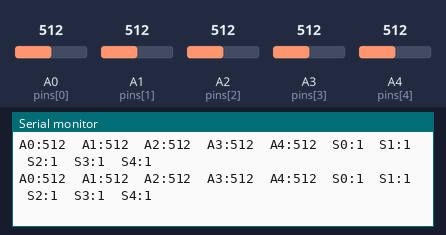
This sketch was run on a simulated Arduino Uno, built with avr-gcc and run on an emulated ATmega328P. Shown: the last lines printed to the serial monitor. The test bench sets the inputs (shaded band); at power-on: A0 (pins[0]) = 512, A1 (pins[1]) = 512, A2 (pins[2]) = 512, A3 (pins[3]) = 512, A4 (pins[4]) = 512.

Above: at 1.3 s.
1.4 s: A0 (pins[0]) set to 398
At 1.44 s:
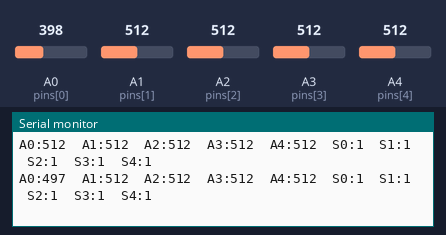
4.4 s: A0 (pins[0]) set to 364
At 4.42 s:
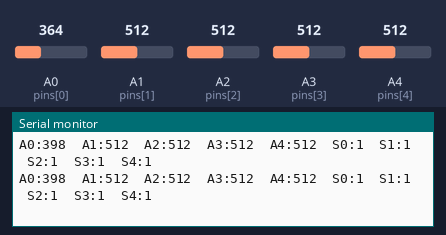
6.2 s: A1 (pins[1]) set to 393
At 6.21 s:
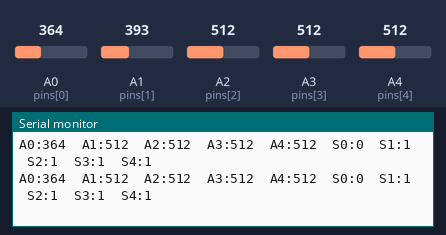
9.2 s: A1 (pins[1]) set to 373
At 9.51 s:
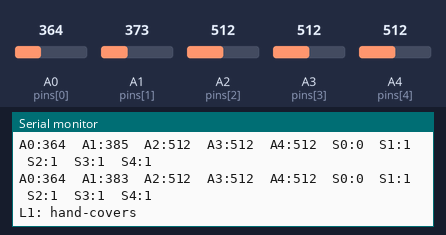
10.7 s: A2 (pins[2]) set to 398
At 10.73 s:
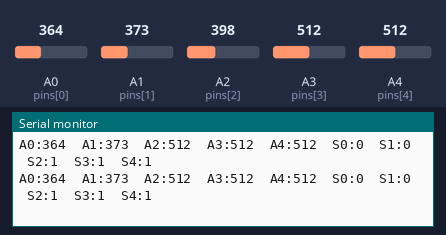
13.7 s: A2 (pins[2]) set to 373
At 13.71 s:
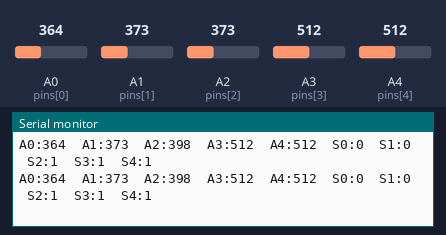
Timing chart, 0 to 16.2 s (numbered marks = the images above; inputs shaded):
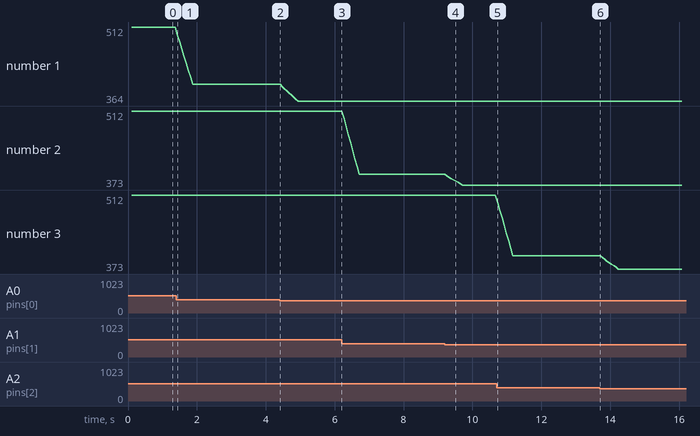

The sketch:

Arduino_serial.ino
```cpp
const int NUM_SENSORS = 5;
const int pins[NUM_SENSORS] = {A0, A1, A2, A3, A4};

// ---------- smoothing ----------
const int N = 8;                 // moving average window
static long acc[NUM_SENSORS];    // running sums
static int  buf[NUM_SENSORS][N]; // ring buffers
static int  idx = 0;

// ---------- thresholding (with hysteresis to avoid flicker) ----------
const int TH_LOW  = 380;         // go to 0 if <= TH_LOW
const int TH_HIGH = 420;         // go to 1 if >= TH_HIGH
static int state[NUM_SENSORS];   // 0 = hand-covers, 1 = hand-not-covers

// Toggle this to show human-readable messages on state changes
#define PRINT_STATUS_CHANGES 1   // set to 0 if you only want plotting

void setup() {
  Serial.begin(9600);            // match your Plotter/Monitor baud
  analogReference(DEFAULT);
  // Optional: force a known initial state by reading once
  for (int i = 0; i < NUM_SENSORS; i++) {
    int v = analogRead(pins[i]);
    for (int k = 0; k < N; k++) buf[i][k] = v;
    acc[i] = (long)v * N;
    state[i] = (v >= TH_HIGH) ? 1 : 0;
  }
  delay(100);
}

void loop() {
  // Update moving averages
  for (int i = 0; i < NUM_SENSORS; i++) {
    int raw = analogRead(pins[i]);
    acc[i] -= buf[i][idx];
    buf[i][idx] = raw;
    acc[i] += raw;
  }
  idx = (idx + 1) % N;

  int avg[NUM_SENSORS];
  int dig[NUM_SENSORS];

  // Threshold with hysteresis + detect changes
  for (int i = 0; i < NUM_SENSORS; i++) {
    avg[i] = acc[i] / N;               // smoothed 0..1023

    int prev = state[i];
    if (state[i] == 0 && avg[i] >= TH_HIGH) state[i] = 1;
    else if (state[i] == 1 && avg[i] <= TH_LOW) state[i] = 0;

    dig[i] = state[i];

#if PRINT_STATUS_CHANGES
    if (state[i] != prev) {
      if (state[i] == 0) {
        Serial.print("L"); Serial.print(i); Serial.println(": hand-covers");
      } else {
        Serial.print("L"); Serial.print(i); Serial.println(": hand-not-covers");
      }
    }
#endif
  }

  // ---- SERIAL PLOTTER LINE (tab-separated label:value pairs) ----
  // 5 analog series (A0..A4) + 5 digital series (S0..S4)
  Serial.print("A0:"); Serial.print(avg[0]); Serial.print('\t');
  Serial.print("A1:"); Serial.print(avg[1]); Serial.print('\t');
  Serial.print("A2:"); Serial.print(avg[2]); Serial.print('\t');
  Serial.print("A3:"); Serial.print(avg[3]); Serial.print('\t');
  Serial.print("A4:"); Serial.print(avg[4]); Serial.print('\t');

  Serial.print("S0:"); Serial.print(dig[0]); Serial.print('\t');
  Serial.print("S1:"); Serial.print(dig[1]); Serial.print('\t');
  Serial.print("S2:"); Serial.print(dig[2]); Serial.print('\t');
  Serial.print("S3:"); Serial.print(dig[3]); Serial.print('\t');
  Serial.print("S4:"); Serial.print(dig[4]); Serial.println();

  delay(50); // ~20 Hz update
}
```

Measured:
- the behaviour switches between 381 and 380 on A1 (pins[1]) (found by bisection; images 3 and 4)
- after the input at 1.4 s, the serial monitor: prints a new line at once (image 1)
- after the input at 9.2 s, the serial monitor: prints a new line after 0.05 s (image 4)
- plotted number 1: 512 → 398 after the input at 1.4 s, 398 → 364 after the input at 4.4 s
- plotted number 2: 393 → 373 after the input at 9.2 s
- plotted number 3: 512 → 398 after the input at 10.7 s
